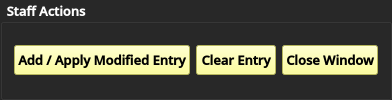
    <widget class="QGroupBox" name="groupBox_2">
     <property name="sizePolicy">
      <sizepolicy hsizetype="Preferred" vsizetype="Fixed">
       <horstretch>0</horstretch>
       <verstretch>0</verstretch>
      </sizepolicy>
     </property>
     <property name="font">
      <font>
       <family>Open Sans SemiBold</family>
       <pointsize>10</pointsize>
       <weight>75</weight>
       <bold>true</bold>
      </font>
     </property>
     <property name="styleSheet">
      <string notr="true">background-color: rgb(40,40,40);
color:rgb(255,255,255);</string>
     </property>
     <property name="title">
      <string>Staff Actions</string>
     </property>
     <layout class="QHBoxLayout" name="horizontalLayout">
      <item>
       <widget class="QPushButton" name="DataManip_PushData">
        <property name="sizePolicy">
         <sizepolicy hsizetype="Minimum" vsizetype="Maximum">
          <horstretch>0</horstretch>
          <verstretch>0</verstretch>
         </sizepolicy>
        </property>
        <property name="minimumSize">
         <size>
          <width>0</width>
          <height>30</height>
         </size>
        </property>
        <property name="font">
         <font>
          <family>Open Sans SemiBold</family>
          <pointsize>10</pointsize>
          <weight>75</weight>
          <bold>true</bold>
         </font>
        </property>
        <property name="styleSheet">
         <string notr="true">color:rgb(0,0,0);
background-color: rgb(255, 255, 127);</string>
        </property>
        <property name="text">
         <string>Add / Apply Modified Entry</string>
        </property>
       </widget>
      </item>
      <item>
       <widget class="QPushButton" name="DataManip_ResetActiveData">
        <property name="sizePolicy">
         <sizepolicy hsizetype="Minimum" vsizetype="Maximum">
          <horstretch>0</horstretch>
          <verstretch>0</verstretch>
         </sizepolicy>
        </property>
        <property name="minimumSize">
         <size>
          <width>0</width>
          <height>30</height>
         </size>
        </property>
        <property name="font">
         <font>
          <family>Open Sans SemiBold</family>
          <pointsize>10</pointsize>
          <weight>75</weight>
          <bold>true</bold>
         </font>
        </property>
        <property name="styleSheet">
         <string notr="true">background-color: rgb(255, 255, 127);
color:rgb(0,0,0);</string>
        </property>
        <property name="text">
         <string>Clear Entry</string>
        </property>
       </widget>
      </item>
      <item>
       <widget class="QPushButton" name="DataManip_CloseWindow">
        <property name="sizePolicy">
         <sizepolicy hsizetype="Minimum" vsizetype="Maximum">
          <horstretch>0</horstretch>
          <verstretch>0</verstretch>
         </sizepolicy>
        </property>
        <property name="minimumSize">
         <size>
          <width>0</width>
          <height>30</height>
         </size>
        </property>
        <property name="font">
         <font>
          <family>Open Sans SemiBold</family>
          <pointsize>10</pointsize>
          <weight>75</weight>
          <bold>true</bold>
         </font>
        </property>
        <property name="styleSheet">
         <string notr="true">color:rgb(0,0,0);
background-color: rgb(255, 255, 127);</string>
        </property>
        <property name="text">
         <string>Close Window</string>
        </property>
       </widget>
      </item>
     </layout>
    </widget>
